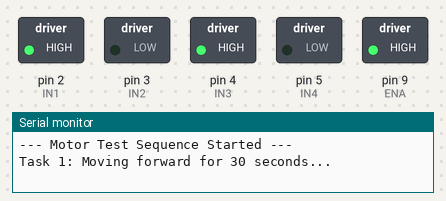
Bench run of a sketch on a simulated Arduino Uno, built with avr-gcc and run on an emulated ATmega328P. Shown: switched loads named in the sketch (green lamp = pin HIGH), the last lines printed to the serial monitor.

Above: at 0.1 s.
At 30.1 s:
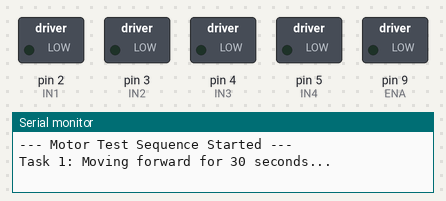
At 30.9 s:
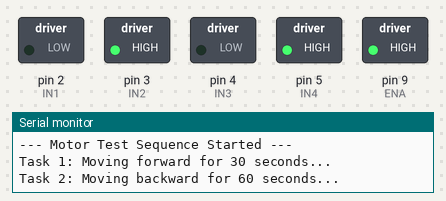
Timing chart, 0 to 32.4 s (numbered marks = the images above):
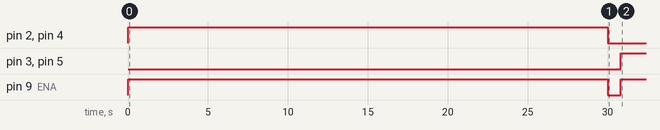

The sketch:

Motor_Test_NoSensors.ino
```cpp
// --- Pin definitions for the motor driver ---
#define ENA 9   // Enable pin for motors (speed control if using PWM)
#define IN1 2   // Motor A direction pin 1
#define IN2 3   // Motor A direction pin 2
#define IN3 4   // Motor B direction pin 1
#define IN4 5   // Motor B direction pin 2

// --- Motor control functions ---
void moveForward() {
  digitalWrite(ENA, HIGH);            // Enable motors
  digitalWrite(IN1, HIGH); digitalWrite(IN2, LOW); // Motor A forward
  digitalWrite(IN3, HIGH); digitalWrite(IN4, LOW); // Motor B forward
}

void moveBackward() {
  digitalWrite(ENA, HIGH);
  digitalWrite(IN1, LOW);  digitalWrite(IN2, HIGH); // Motor A backward
  digitalWrite(IN3, LOW);  digitalWrite(IN4, HIGH); // Motor B backward
}

void turnRight() {
  digitalWrite(ENA, HIGH);
  digitalWrite(IN1, HIGH); digitalWrite(IN2, LOW);  // Motor A forward
  digitalWrite(IN3, LOW);  digitalWrite(IN4, LOW);  // Motor B stop
}

void turnLeft() {
  digitalWrite(ENA, HIGH);
  digitalWrite(IN1, LOW);  digitalWrite(IN2, LOW);  // Motor A stop
  digitalWrite(IN3, HIGH); digitalWrite(IN4, LOW);  // Motor B forward
}

void stopMotors() {
  digitalWrite(ENA, LOW); // Disable motors
  digitalWrite(IN1, LOW); digitalWrite(IN2, LOW);
  digitalWrite(IN3, LOW); digitalWrite(IN4, LOW);
}

// --- Setup: runs once at start ---
void setup() {
  // Set motor control pins as outputs
  pinMode(ENA, OUTPUT);
  pinMode(IN1, OUTPUT);
  pinMode(IN2, OUTPUT);
  pinMode(IN3, OUTPUT);
  pinMode(IN4, OUTPUT);

  // Start serial communication for logging
  Serial.begin(9600);
  Serial.println("--- Motor Test Sequence Started ---");

  // Task 1: Move forward for 30 seconds
  Serial.println("Task 1: Moving forward for 30 seconds...");
  moveForward();
  delay(30000);
  stopMotors();
  delay(800);

  // Task 2: Move backward for 60 seconds
  Serial.println("Task 2: Moving backward for 60 seconds...");
  moveBackward();
  delay(60000);
  stopMotors();
  delay(800);

  // Task 3: Alternate turning right and left for 60 seconds
  Serial.println("Task 3: Alternating right/left turns for 60 seconds...");
  for (int i = 0; i < 30; i++) { // 30 loops x 2 seconds = 60 seconds
    turnRight();
    delay(1000);
    turnLeft();
    delay(1000);
  }
  stopMotors();
  delay(800);

  Serial.println("--- Motor Test Sequence Complete ---");
}

// --- Main loop: empty because all actions are in setup() ---
void loop() {
  // Nothing here, robot stops after setup() tasks
}
```

Measured:
- by itself, pin 2 (IN1), pin 4 (IN3): LOW → HIGH at 0.01 s, → LOW 30.0 s later
- by itself, pin 3 (IN2), pin 5 (IN4): LOW → HIGH at 30.8 s
- by itself, pin 9 (ENA): LOW → HIGH at 0.01 s, → LOW 30.0 s later, → HIGH 0.80 s later
